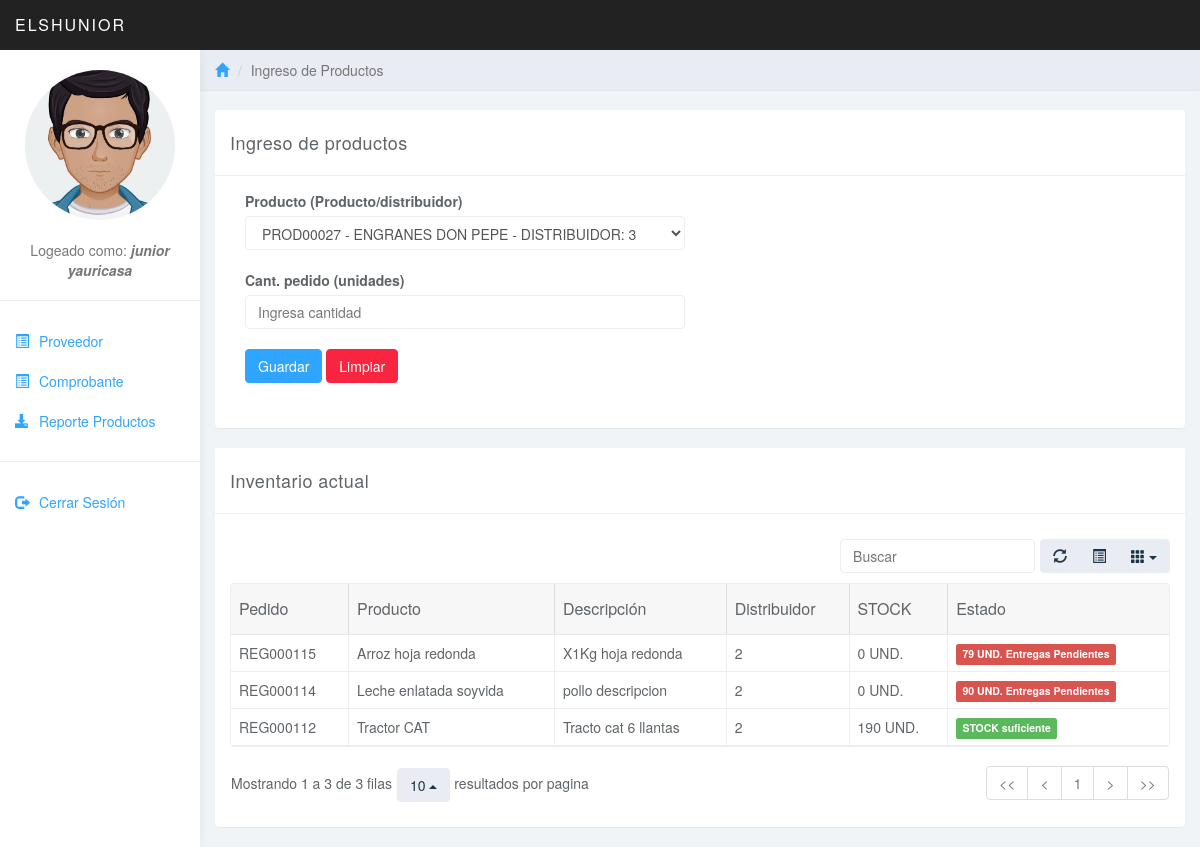
The app's page /admin/ingreso.php (signed in) with its own data.
### tables this page shows
CREATE TABLE `tbproducto` (
  `intidproducto` int(11) NOT NULL,
  `nvchproducto` varchar(50) NOT NULL,
  `nvchdescripcion` varchar(100) NOT NULL,
  `nvchcantidad` varchar(100) NOT NULL
);

CREATE TABLE `tbstock` (
  `intidstock` int(11) NOT NULL,
  `inidproducto` int(11) NOT NULL,
  `nvchcantidad` int(100) NOT NULL
);

### admin/functionall.php (the view, shortened to what this page needs)
<?php
	function dameproducto(){
	    $consulta_mysql="
		    SELECT
				tbproducto.nvchproducto,
				tbproducto.intidproducto,
				tbproducto.nvchcantidad
			from
			tbproducto
	    ";
	    $resultado_consulta_mysql=mysql_query($consulta_mysql);
	    while($registro = mysql_fetch_array($resultado_consulta_mysql)){
	        echo "
	              <option style='' value='".$registro['intidproducto']."'>
	              	PROD000".$registro['intidproducto']." - ".$registro['nvchproducto']." - distribuidor: ".$registro['nvchcantidad']."".$registro['inidproducto']."
	              </option>
	        ";
	    }
	}
	function tableprod(){
		$consulta_mysql="
			SELECT
			  tbstock.intidstock,
			  tbproducto.intidproducto,
			  tbproducto.nvchproducto,
			  tbproducto.nvchdescripcion,
			  tbproducto.nvchcantidad AS proveedor,
			  sum(tbstock.nvchcantidad) as stocktotal
			FROM
			  tbproducto
			INNER JOIN
			  tbstock ON tbstock.inidproducto = tbproducto.intidproducto
              group by tbproducto.intidproducto
	    ";
	    $resultado_consulta_mysql=mysql_query($consulta_mysql);
	    while($registro = mysql_fetch_array($resultado_consulta_mysql)){
		if($registro['stocktotal']<0){
			$cantproducto = '0';
			$nstock = '<span class="label label-danger"><b>'.abs($registro['stocktotal']).' UND.</b> Entregas Pendientes</span> ';
		}else
		if($registro['stocktotal']>=0 && $registro['stocktotal']<=12 ){
			$cantproducto = abs($registro['stocktotal']);
			$nstock = '<span class="label label-warning">Realizar Pedido</span>';
		}else
		if($registro['stocktotal']>=12){
			$cantproducto = abs($registro['stocktotal']);
			$nstock = '<span class="label label-success">STOCK suficiente</span>';
		}
	        echo "
              	<tr>
					<td> REG000".$registro['intidstock']."</td>
					<td>".$registro['nvchproducto']."</td>
					<td>".$registro['nvchdescripcion']."</td>
					<td>".$registro['proveedor']."</td>
					<td>".$cantproducto." UND.</td>
					<td>".$nstock."</td>
					<!--td>
                        <a href='?action=eliminar&intidstock=".$registro['intidstock']."' style='background-color: red; padding: 5px; border-radius: 5px;color: white; font-size:12px' data-toggle='tooltip' title='Eliminar Ingreso'><span class='glyphicon glyphicon-trash'></span></a>
					</td-->
				</tr>
	        ";
	    }
	}
 ?>

### admin/css/styles.css (style rules this page uses)
body { background: #f1f4f7; padding-top: 50px; color: #5f6468; }

### records on screen
tbproducto: tbstock.intidstock "115", nvchproducto "Arroz hoja redonda", nvchdescripcion "X1Kg hoja redonda", nvchcantidad "2", cantproducto "0", stocktotal "79"
tbproducto: tbstock.intidstock "114", nvchproducto "Leche enlatada soyvida", nvchdescripcion "pollo descripcion", nvchcantidad "2", cantproducto "0", stocktotal "90"
tbproducto: tbstock.intidstock "112", nvchproducto "Tractor CAT", nvchdescripcion "Tracto cat 6 llantas", nvchcantidad "2", cantproducto "190", shows "STOCK suficiente"

### other values on screen
$_SESSION['usr_name'] "junior yauricasa"
